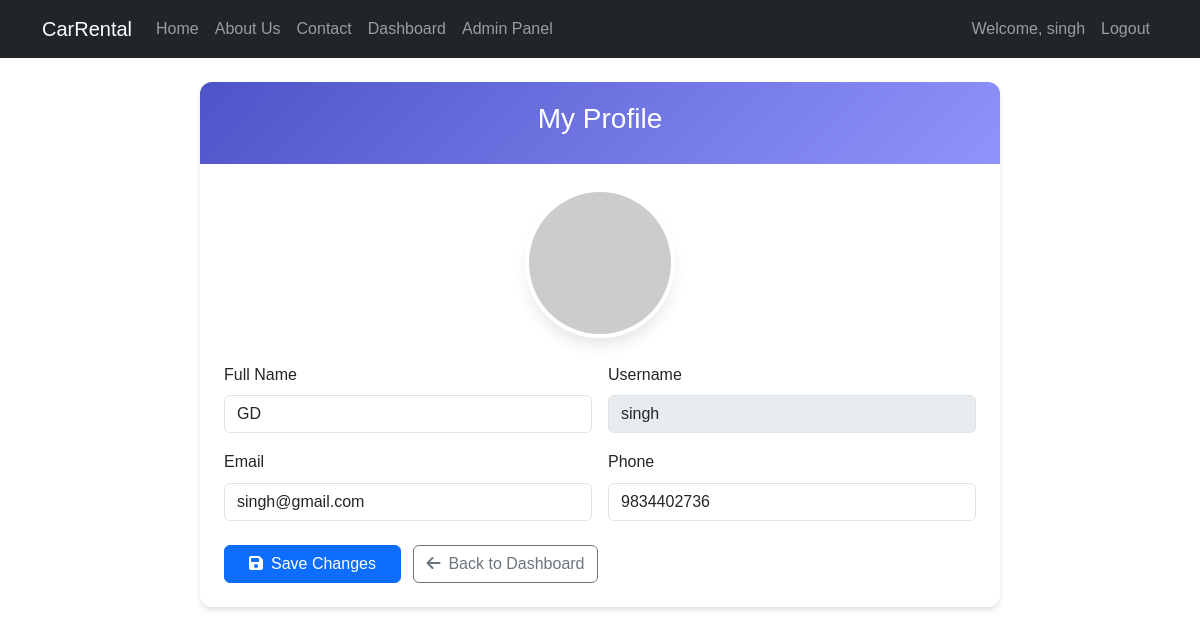
The app's page /profile.php (signed in) with its own data.
### tables this page shows
CREATE TABLE `users` (
  `id` int(11) NOT NULL,
  `username` varchar(50) NOT NULL,
  `email` varchar(100) NOT NULL,
  `password` varchar(255) NOT NULL,
  `full_name` varchar(100) DEFAULT NULL,
  `phone` varchar(20) DEFAULT NULL,
  `is_admin` tinyint(1) DEFAULT 0,
  `created_at` timestamp NOT NULL DEFAULT current_timestamp()
);

### includes/auth.php (called while the page is built, shortened)
<?php
require_once 'functions.php';
function isLoggedIn() {
    return isset($_SESSION['user_id']);
}
function getCurrentUser() {
    global $conn;
    $stmt = $conn->prepare("SELECT id, username, email, full_name, phone FROM users WHERE id = ?");
    $stmt->bind_param("i", $_SESSION['user_id']);
    $stmt->execute();
    $result = $stmt->get_result();
    return $result->fetch_assoc();
}
?>

### profile.php (the view, shortened to what this page needs)
<?php
require_once 'includes/config.php';
require_once 'includes/auth.php';
$errors = [];
$user = getCurrentUser();
?>
<!DOCTYPE html>
<html lang="en">
<head>
    <link href="https://cdn.jsdelivr.net/npm/bootstrap@5.3.0/dist/css/bootstrap.min.css" rel="stylesheet">
    <link rel="stylesheet" href="https://cdnjs.cloudflare.com/ajax/libs/font-awesome/6.4.0/css/all.min.css">
</head>
<body>
    <?php include 'includes/header.php'; ?>
    <div class="container py-4">
        <div class="profile-container">
            <div class="profile-card">
                <div class="profile-header">
                    <h3>My Profile</h3>
                </div>
                <div class="card-body p-4">
                    <form method="POST">
                        <div class="text-center mb-4">
                            <div class="profile-img-container">
                                <img src="https://ui-avatars.com/api/?name=<?= urlencode($user['full_name']) ?>&background=<?= substr(md5($user['email']), 0, 6) ?>&color=fff"
                                     class="profile-img" alt="Profile Picture">
                            </div>
                        </div>
                        <div class="row g-3">
                            <div class="col-md-6">
                                <label for="full_name" class="form-label">Full Name</label>
                                <input type="text" class="form-control <?= isset($errors['full_name']) ? 'is-invalid' : '' ?>"
                                       id="full_name" name="full_name" value="<?= htmlspecialchars($user['full_name']) ?>" required>
                            </div>
                            <div class="col-md-6">
                                <label for="username" class="form-label">Username</label>
                                <input type="text" class="form-control" id="username" value="<?= htmlspecialchars($user['username']) ?>" disabled>
                            </div>
                            <div class="col-md-6">
                                <label for="email" class="form-label">Email</label>
                                <input type="email" class="form-control <?= isset($errors['email']) ? 'is-invalid' : '' ?>"
                                       id="email" name="email" value="<?= htmlspecialchars($user['email']) ?>" required>
                            </div>
                            <div class="col-md-6">
                                <label for="phone" class="form-label">Phone</label>
                                <input type="tel" class="form-control <?= isset($errors['phone']) ? 'is-invalid' : '' ?>"
                                       id="phone" name="phone" value="<?= htmlspecialchars($user['phone']) ?>" required>
                            </div>
                            <div class="col-12 mt-4">
                                <button type="submit" class="btn btn-primary px-4">
                                    <i class="fas fa-save me-2"></i>Save Changes
                                </button>
                                <a href="dashboard.php" class="btn btn-outline-secondary ms-2">
                                    <i class="fas fa-arrow-left me-2"></i>Back to Dashboard
                                </a>
                            </div>
                        </div>
                    </form>
                </div>
            </div>
        </div>
    </div>
</body>
</html>

### assets/css/style.css (style rules this page uses)
:root { --primary-color: #4e54c8; --primary-dark: #3b41a8; --secondary-color: #8f94fb; --accent-color: #ff6347; --light-color: #f8f9fa; --dark-color: #212529; --gray-color: #6c757d; --light-gray: #e9ecef; }
body { font-family: 'Poppins', sans-serif; color: var(--dark-color); line-height: 1.6; }

### profile.php (style rules this page uses)
:root { --primary-color: #4361ee; --secondary-color: #3f37c9; --accent-color: #4cc9f0; --dark-color: #1a1a2e; --light-color: #f8f9fa; }
body { background-color: #f8fafc; font-family: 'Inter', -apple-system, BlinkMacSystemFont, 'Segoe UI', Roboto, Oxygen, Ubuntu, Cantarell, sans-serif; }
.profile-container { max-width: 800px; margin: 0 auto; }
.profile-card { border: none; border-radius: 12px; box-shadow: 0 4px 6px -1px rgba(0, 0, 0, 0.1), 0 2px 4px -1px rgba(0, 0, 0, 0.06); overflow: hidden; background: white; }
.profile-header { background: linear-gradient(135deg, var(--primary-color), var(--secondary-color)); color: white; padding: 20px; text-align: center; }
.profile-img-container { width: 150px; height: 150px; margin: 0 auto 20px; position: relative; border-radius: 50%; border: 4px solid white; overflow: hidden; box-shadow: 0 10px 15px -3px rgba(0, 0, 0, 0.1); }
.profile-img { width: 100%; height: 100%; object-fit: cover; }
.btn-primary { background-color: var(--primary-color); border-color: var(--primary-color); }

### records on screen
users: full_name "GD", username "singh", email "singh@gmail.com", phone "9834402736"

### other values on screen
$_SESSION['username'] "singh"
